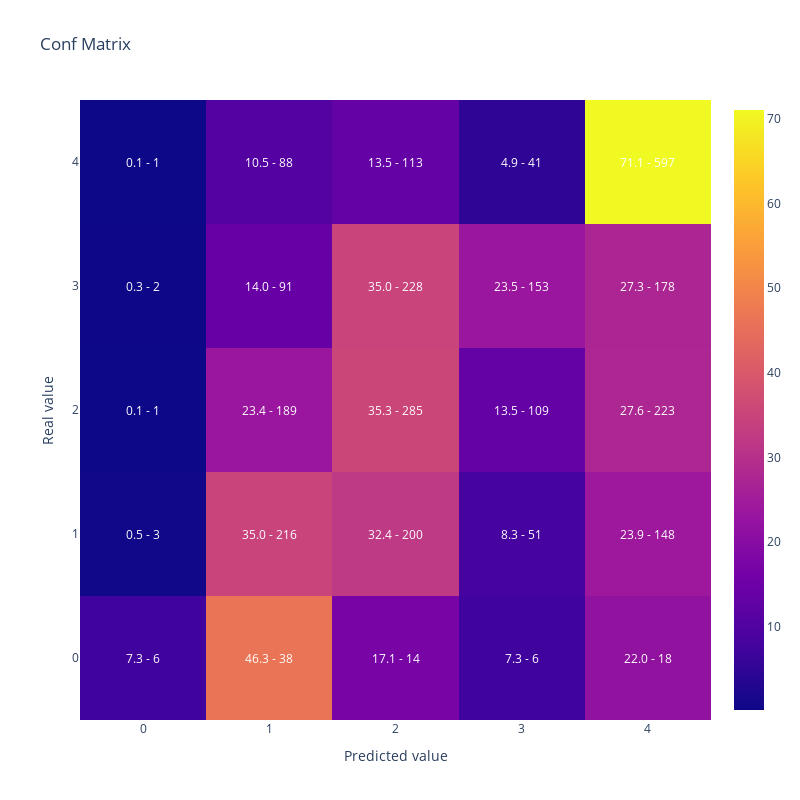

Notebook code for this chart:
### Code cell
#MAtriz de confusion y Kappa dfe OVA
y_pred = lgb_model.predict(X_test).argmax(axis=1)

display(plot_confusion_matrix(y_test,y_pred))

{'kappa':cohen_kappa_score(y_test,
                y_pred,
                weights = 'quadratic'),
 'accuracy':accuracy_score(y_test,y_pred),
 'balanced_accuracy':balanced_accuracy_score(y_test,y_pred)}

### Figure 1 — Plotly figure (JSON) as saved in the notebook; plotly's stock layout.template omitted (floating-point values rounded to 4 significant figures)
{"data": [{"type": "heatmap", "x": [0, 1, 2, 3, 4], "y": [0, 1, 2, 3, 4], "z": [[7.317, 46.34, 17.07, 7.317, 21.95], [0.4854, 34.95, 32.36, 8.252, 23.95], [0.1239, 23.42, 35.32, 13.51, 27.63], [0.3067, 13.96, 34.97, 23.47, 27.3], [0.119, 10.48, 13.45, 4.881, 71.07]]}], "layout": {"annotations": [{"font": {"color": "white"}, "showarrow": false, "text": "7.3 - 6", "x": 0, "xref": "x", "y": 0, "yref": "y"}, {"font": {"color": "white"}, "showarrow": false, "text": "46.3 - 38", "x": 1, "xref": "x", "y": 0, "yref": "y"}, {"font": {"color": "white"}, "showarrow": false, "text": "17.1 - 14", "x": 2, "xref": "x", "y": 0, "yref": "y"}, {"font": {"color": "white"}, "showarrow": false, "text": "7.3 - 6", "x": 3, "xref": "x", "y": 0, "yref": "y"}, {"font": {"color": "white"}, "showarrow": false, "text": "22.0 - 18", "x": 4, "xref": "x", "y": 0, "yref": "y"}, {"font": {"color": "white"}, "showarrow": false, "text": "0.5 - 3", "x": 0, "xref": "x", "y": 1, "yref": "y"}, {"font": {"color": "white"}, "showarrow": false, "text": "35.0 - 216", "x": 1, "xref": "x", "y": 1, "yref": "y"}, {"font": {"color": "white"}, "showarrow": false, "text": "32.4 - 200", "x": 2, "xref": "x", "y": 1, "yref": "y"}, {"font": {"color": "white"}, "showarrow": false, "text": "8.3 - 51", "x": 3, "xref": "x", "y": 1, "yref": "y"}, {"font": {"color": "white"}, "showarrow": false, "text": "23.9 - 148", "x": 4, "xref": "x", "y": 1, "yref": "y"}, {"font": {"color": "white"}, "showarrow": false, "text": "0.1 - 1", "x": 0, "xref": "x", "y": 2, "yref": "y"}, {"font": {"color": "white"}, "showarrow": false, "text": "23.4 - 189", "x": 1, "xref": "x", "y": 2, "yref": "y"}, {"font": {"color": "white"}, "showarrow": false, "text": "35.3 - 285", "x": 2, "xref": "x", "y": 2, "yref": "y"}, {"font": {"color": "white"}, "showarrow": false, "text": "13.5 - 109", "x": 3, "xref": "x", "y": 2, "yref": "y"}, {"font": {"color": "white"}, "showarrow": false, "text": "27.6 - 223", "x": 4, "xref": "x", "y": 2, "yref": "y"}, {"font": {"color": "white"}, "showarrow": false, "text": "0.3 - 2", "x": 0, "xref": "x", "y": 3, "yref": "y"}, {"font": {"color": "white"}, "showarrow": false, "text": "14.0 - 91", "x": 1, "xref": "x", "y": 3, "yref": "y"}, {"font": {"color": "white"}, "showarrow": false, "text": "35.0 - 228", "x": 2, "xref": "x", "y": 3, "yref": "y"}, {"font": {"color": "white"}, "showarrow": false, "text": "23.5 - 153", "x": 3, "xref": "x", "y": 3, "yref": "y"}, {"font": {"color": "white"}, "showarrow": false, "text": "27.3 - 178", "x": 4, "xref": "x", "y": 3, "yref": "y"}, {"font": {"color": "white"}, "showarrow": false, "text": "0.1 - 1", "x": 0, "xref": "x", "y": 4, "yref": "y"}, {"font": {"color": "white"}, "showarrow": false, "text": "10.5 - 88", "x": 1, "xref": "x", "y": 4, "yref": "y"}, {"font": {"color": "white"}, "showarrow": false, "text": "13.5 - 113", "x": 2, "xref": "x", "y": 4, "yref": "y"}, {"font": {"color": "white"}, "showarrow": false, "text": "4.9 - 41", "x": 3, "xref": "x", "y": 4, "yref": "y"}, {"font": {"color": "white"}, "showarrow": false, "text": "71.1 - 597", "x": 4, "xref": "x", "y": 4, "yref": "y"}], "height": 800, "title": {"text": "Conf Matrix"}, "width": 800, "xaxis": {"title": {"text": "Predicted value"}}, "yaxis": {"title": {"text": "Real value"}}}}
